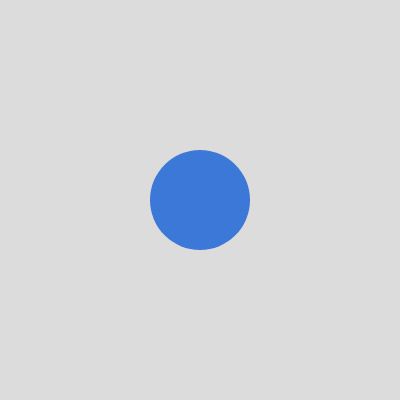
Frame 1 (no input)
Frame 60 (no input): identical to frame 1, image omitted
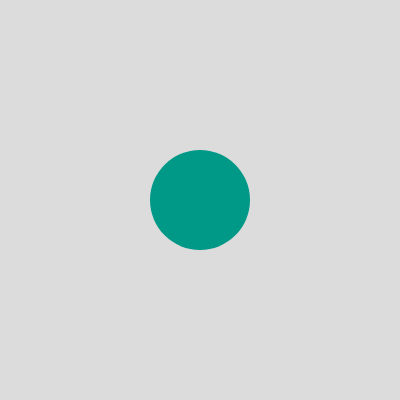
Frame 120 (the mouse pressed at the canvas centre since frame 60)

The p5.js sketch that drew these frames (run headless with seeded random() and noise() and a simulated clock; from frame 60 on, the mouse is pressed at the canvas centre):

// p5.js sketch
// ── sketch.js
// DM2008 — Activity 3a
// (Array Sampler, 25 min)

let palette = ["#f06449", "#009988", "#3c78d8", "#ffeb3b"];
let position = [
  {x: 200, y: 200}, 
  {x: 100, y: 100}, 
  {x: 300, y: 100}, 
  {x: 100, y: 300}, 
  {x: 300, y: 300}
];

let currentIndex = 0;
let picked;

function setup() {
  createCanvas(400, 400);
  noStroke();
  picked = random(palette);
  
  palette.push("#000", "#999");
  palette.splice(5); 
}

function draw() {
  background(220);
  fill(picked);
  
  let pos = position[currentIndex];
  
  ellipse(pos.x, pos.y, 100);
}

function mousePressed() {
  picked = random(palette);
}

function keyPressed() {
  // 4. Change the index when a key is pressed
  currentIndex++;
  
  // Reset to 0 when we reach the end of the position array
  if (currentIndex >= position.length) {
    currentIndex = 0;
  }
  
  // Log to check if the index is actually changing
  console.log("New Index:", currentIndex, "Position:", position[currentIndex]);
}

/* TODOs for students:
1. Replace colors with your own data (positions, text, sizes, etc).
2. Try mousePressed() instead of keyPressed().
3. Use push() to add new items, or splice() to remove them, then check how the sketch adapts.
4. Try looping through an array to visualize all the items within it instead of accessing one item at a time.
*/
